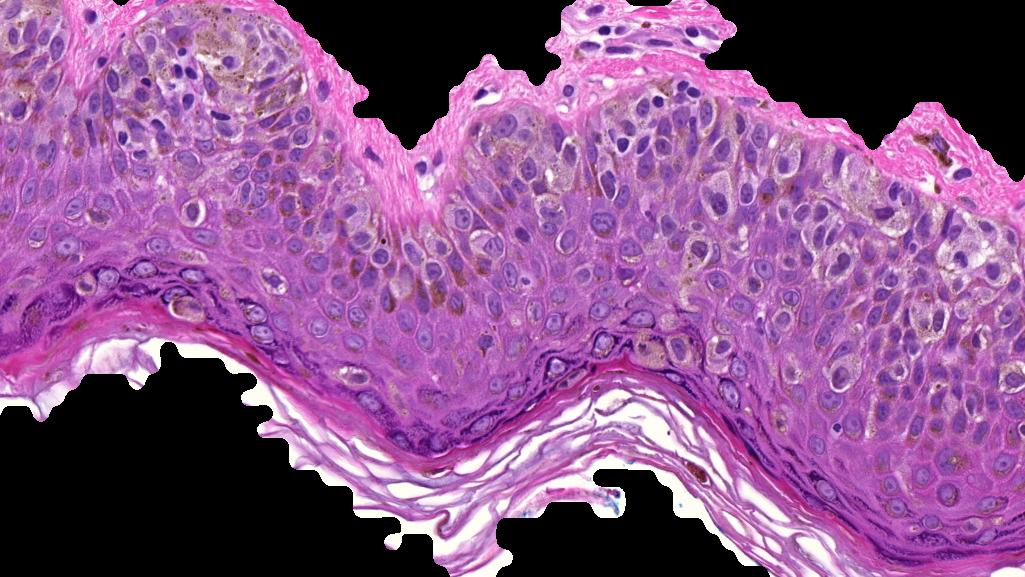
%> input picture testIM.jpg, 1025 x 577 px
$ octave --eval "result = LmakeHomoonRC(imread('testIM.jpg'));"   (GNU Octave 9; MATLAB toolbox functions it lacks are replaced by stand-ins)
%> lines starting %> are read from the running program, lines starting %| are printed output that depends on the picture
%%%%%%%%%%%%%%%%%%%%%%%%%%%%%%%%%%%%%%%%%%%%%%%%%%%%%%%%%%%%%%%%%%
% this function is used to making the image homogenous
% using hibrid morphological reconstruction described in article in AQCH.

% feel free to use this function and cited information is as follows:
%     Cheng Lu, Muhammad Mahmood, Naresh Jha, Mrinal Mandal.
%     ''A Robust Automatic Nuclei Segmentation Technique for Quantitative Histopathological Image Analysis ''
%     Analytical and Quantitative Cytology and Histopathology. December 2012, P. 296-308.

%   -IM    input image, should be single channel
%   -bw    indicate the ROI in the input image, if you want to do it for
%   the whole image, just put a all 1 bw.
%   -strSize  the size of the morphological element, basically the size
%   that close to your object of interst got good result.
% Output:
%   -IM_homo  homogenous version of inpute image IM
%
%  an example is as follows:
% IM=imread('testIM.jpg');
% bw=ones(size(IM,1),size(IM,2));
% IM_homo=LmakeHomoonRC(IM(:,:,1),bw,4);
% imshow(IM_homo);

% (c) Edited by Cheng Lu, http://www.ece.ualberta.ca/~lcheng4/
% Deptment of Eletrical and Computer Engineering,
% University of Alberta, Canada.  Aug, 2013
% If you have any problem feel free to contact me.
% Please address questions or comments to: hacylu@yahoo.com

% Terms of use: You are free to copy,
% distribute, display, and use this work, under the following
% conditions. (1) You must give the original authors credit. (2) You may
% not use or redistribute this work for commercial purposes. (3) You may
% not alter, transform, or build upon this work. (4) For any reuse or
% distribution, you must make clear to others the license terms of this
% work. (5) Any of these conditions can be waived if you get permission
% from the authors.
%%%%%%%%%%%%%%%%%%%%%%%%%%%%%%%%%%%%%%%%%%%%%%%%%%%%%%%%%%%%%%%%%%%


function IM_homo=LmakeHomoonRC(IM,bw,strSize)

if ~exist('strSize','var')
    strSize=4;
end
if ~exist('bw','var') || isempty(bw)
    bw=ones(size(IM));
end

% complement of R channel
IMc = imcomplement(IM);
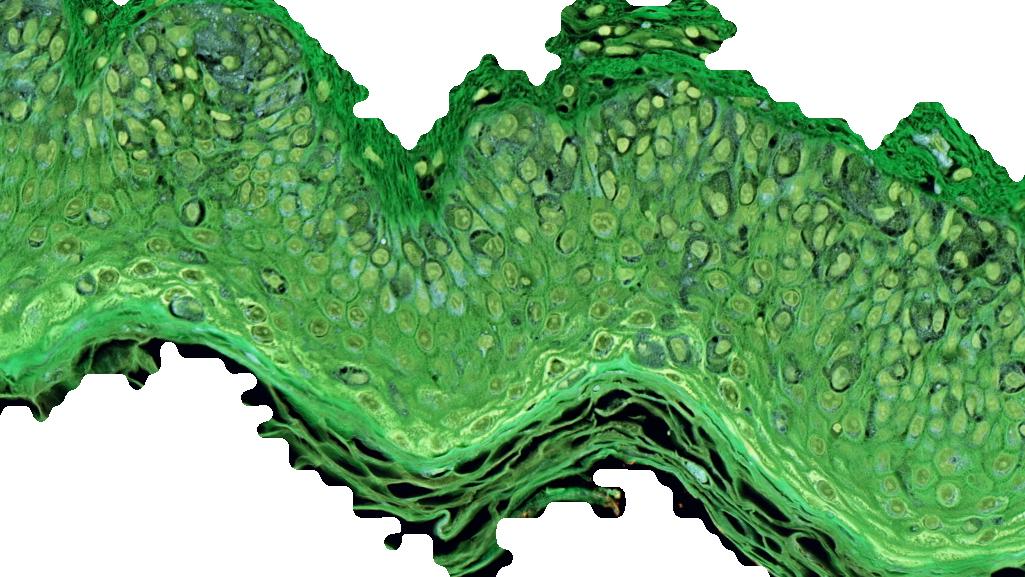
%> IMc: size 577x1025x3 uint8; mean R, G, B 117.2, 169.7, 116.9
IMc(~bw)=0;


% opening by reconstruction
se=strel('disk',strSize);
IMce=imerode(IMc,se);
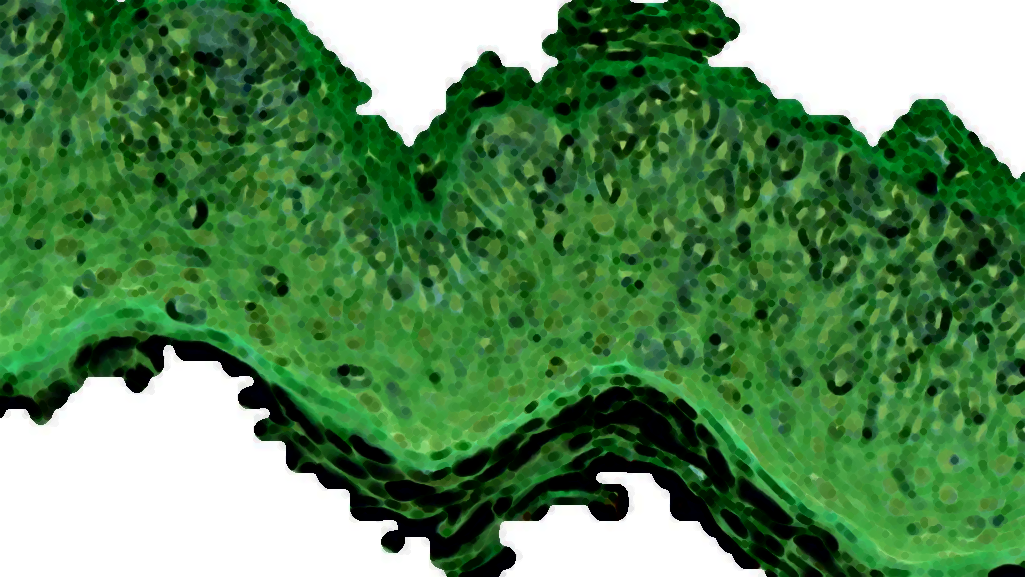
%> IMce: size 577x1025x3 uint8; mean R, G, B 88.8, 138.3, 88.7
IMceobr=imreconstruct(IMce,IMc);
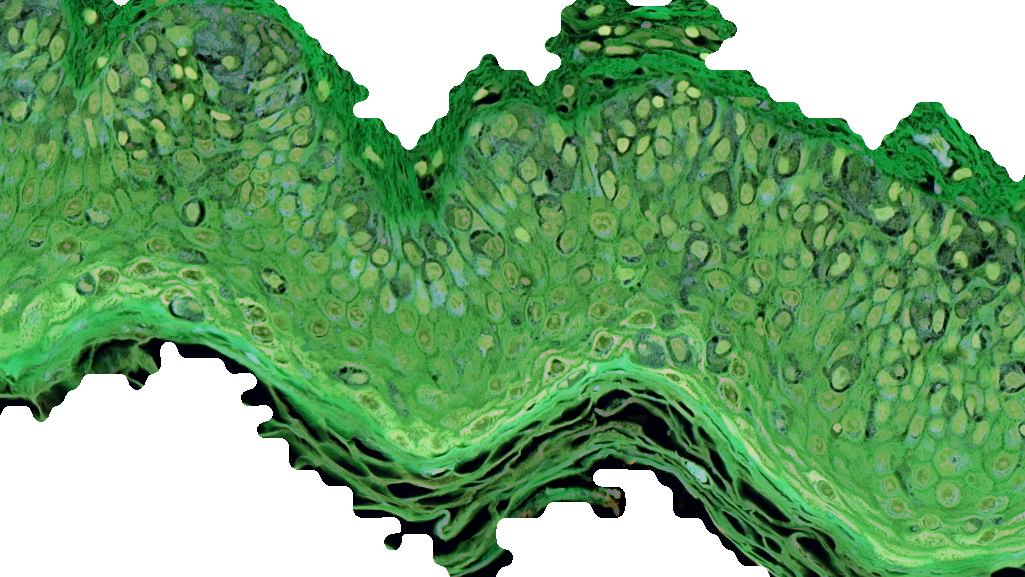
%> IMceobr: size 577x1025x3 uint8; mean R, G, B 117.2, 166.7, 116.9


% closing by reconstruction
IMceobIM=imcomplement(IMceobr);
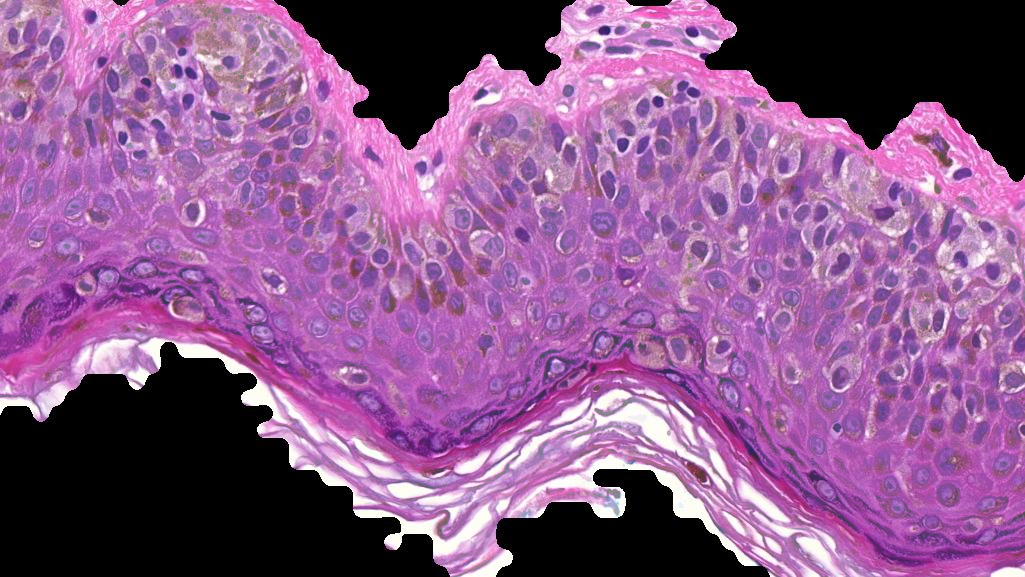
%> IMceobIM: size 577x1025x3 uint8; mean R, G, B 137.8, 88.3, 138.1
IMceobIMe=imerode(IMceobIM,se);
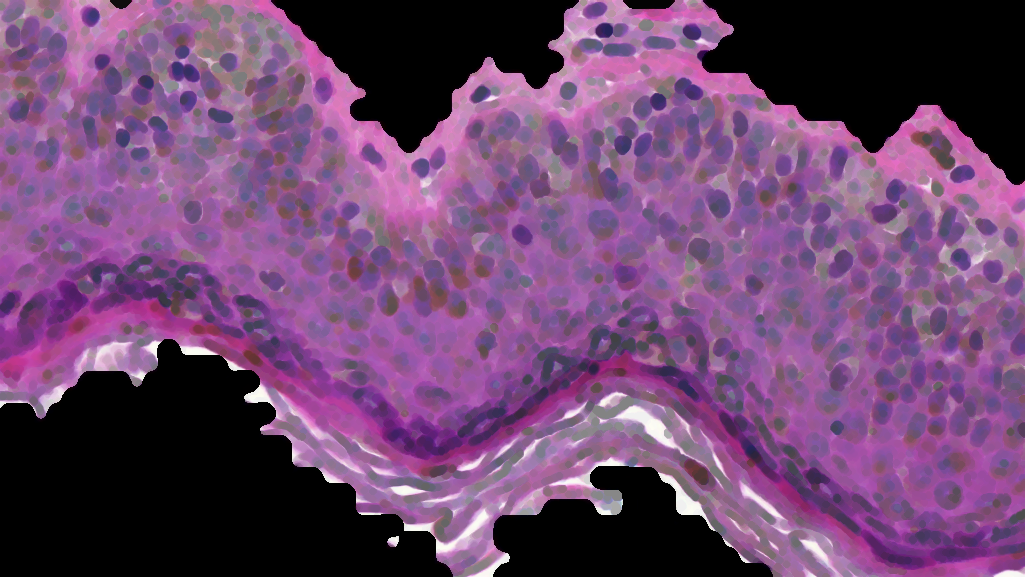
%> IMceobIMe: size 577x1025x3 uint8; mean R, G, B 109.3, 70.2, 110.6
IMceobIMbr=imcomplement(imreconstruct(IMceobIMe,IMceobIM));
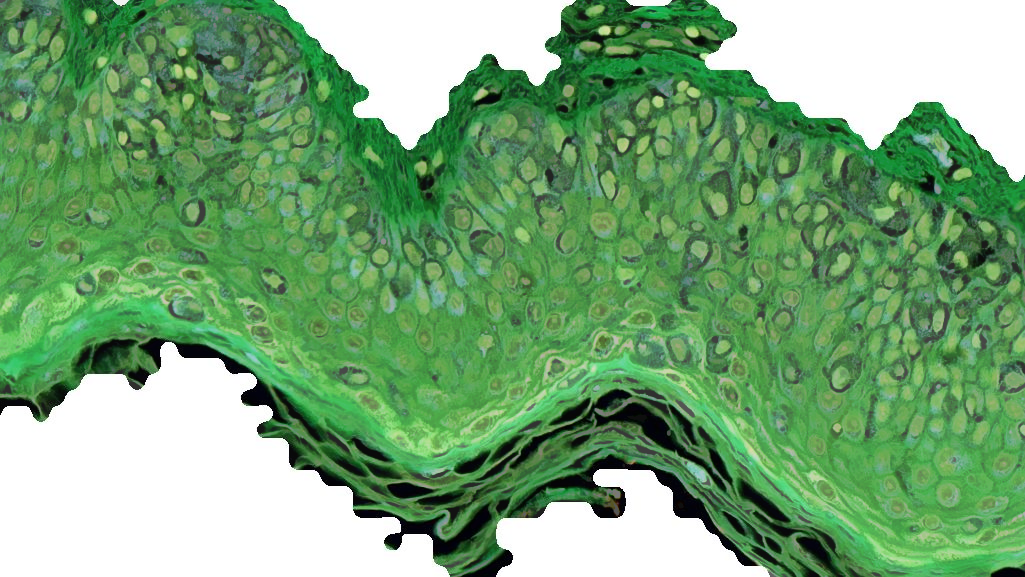
%> IMceobIMbr: size 577x1025x3 uint8; mean R, G, B 120.3, 166.8, 120.1

% back to original
IM_homo= imcomplement(IMceobIMbr);
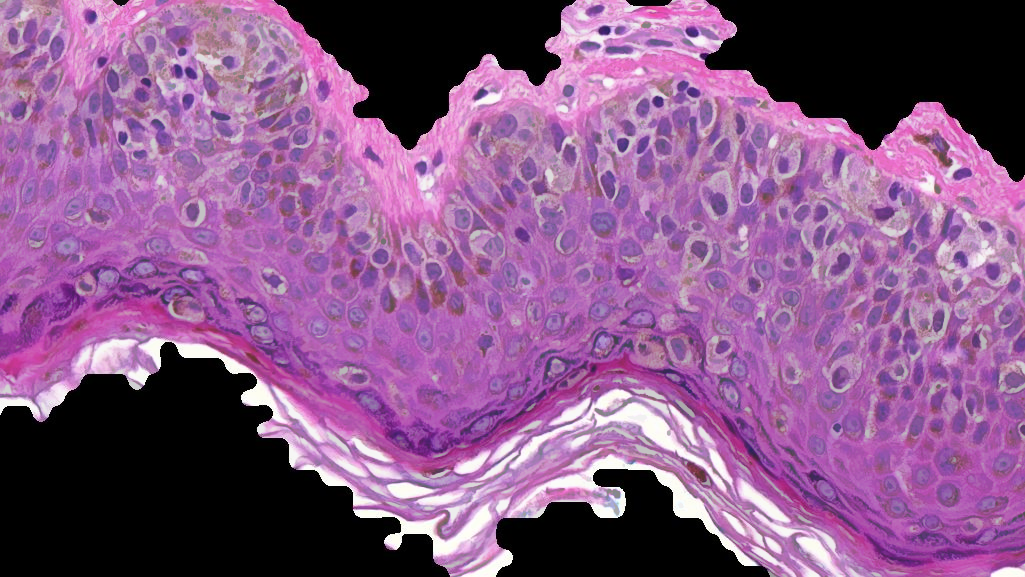
%> IM_homo: size 577x1025x3 uint8; mean R, G, B 134.7, 88.2, 134.9
IM_homo(~bw)=0;
end
